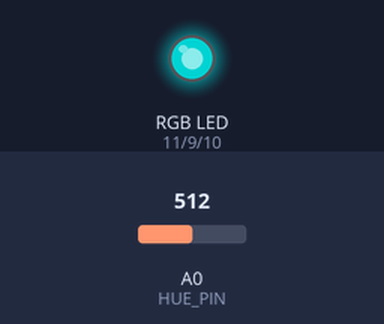
The program below on a simulated Arduino Uno, built with avr-gcc and run on an emulated ATmega328P. Parts: an RGB LED mixed from three pins (HIGH = lit). The test bench sets the inputs (shaded band); at power-on: A0 (HUE_PIN) = 512. Dim RGB values are drawn brighter than linear.

Above: at 1.2 s.
1.3 s: A0 (HUE_PIN) set to 350
At 2.5 s:
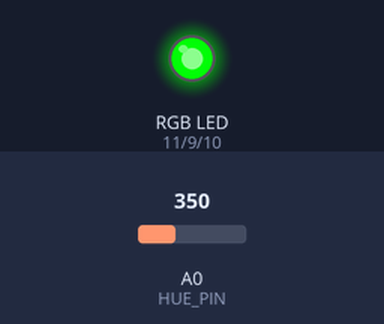
2.8 s: A0 (HUE_PIN) set to 306
At 3.6 s:
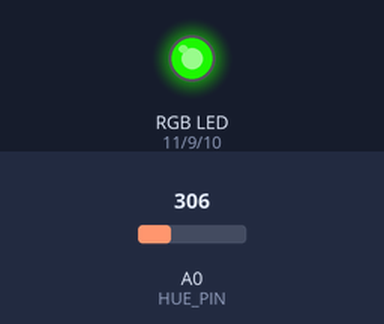
4.3 s: A0 (HUE_PIN) set to 245
At 4.7 s:
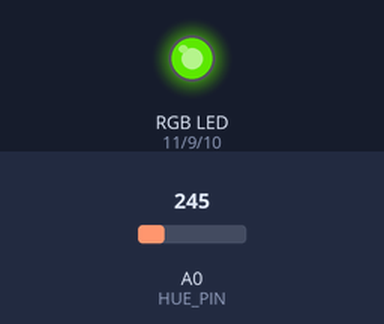
5.8 s: A0 (HUE_PIN) set to 122
At 7.0 s:
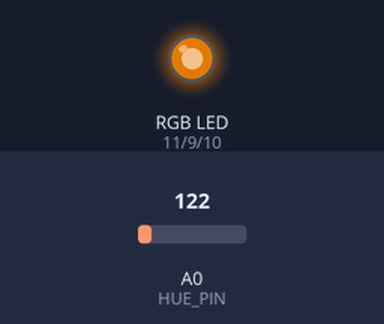
7.3 s: A0 (HUE_PIN) set to 0
At 8.2 s:
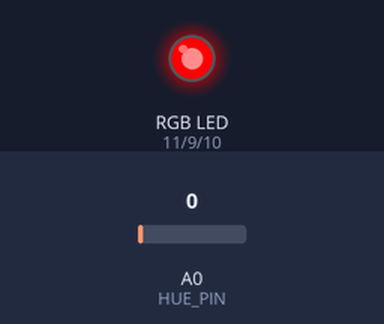
Timing chart, 0 to 9.8 s (numbered marks = the images above; inputs shaded):
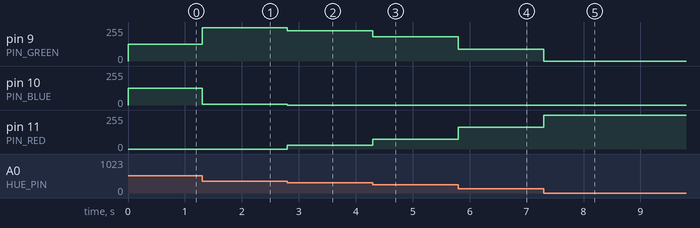

Measured:
- after the input at 1.3 s, pin 9 (PIN_GREEN): 127/255 → 248/255 at once; pin 10 (PIN_BLUE): 127/255 → 6/255 at once
- after the input at 2.8 s, pin 9 (PIN_GREEN): 248/255 → 227/255 at once; pin 10 (PIN_BLUE): 6/255 → 0/255 at once; pin 11 (PIN_RED): 0/255 → 27/255 at once
- after the input at 4.3 s, pin 9 (PIN_GREEN): 227/255 → 182/255 at once; pin 11 (PIN_RED): 27/255 → 72/255 at once
- after the input at 5.8 s, pin 9 (PIN_GREEN): 182/255 → 89/255 at once; pin 11 (PIN_RED): 72/255 → 165/255 at once
- after the input at 7.3 s, pin 9 (PIN_GREEN): 89/255 → 0/255 at once; pin 11 (PIN_RED): 165/255 → 255/255 at once

The program:

main.cpp
```cpp
#include <Arduino.h>


void H2R_HSBtoRGB(int hue, int sat, int bright, int* colors);

const float H2R_MAX_RGB_val = 255.0;

const int PIN_GREEN = 9;
const int PIN_BLUE = 10;
const int PIN_RED = 11;

const int HUE_PIN = PIN_A0;

void setup() {
  Serial.begin(9600);
  Serial.setTimeout(10000);

  pinMode(PIN_RED, OUTPUT);
  pinMode(PIN_GREEN, OUTPUT);
  pinMode(PIN_BLUE, OUTPUT);

}

void loop() {
  int hueValue = map(analogRead(HUE_PIN), 0, 1023, 0, 360);
  int saturation = 100;
  int brightness = 100;

  int rgb[3];

  H2R_HSBtoRGB(hueValue, saturation, brightness, rgb);

  int red = rgb[0];
  int green = rgb[1];
  int blue = rgb[2];

  analogWrite(PIN_RED, red);
  analogWrite(PIN_GREEN, green);
  analogWrite(PIN_BLUE, blue);
}

// from https://github.com/julioterra/HSB_Color
void H2R_HSBtoRGB(int hue, int sat, int bright, int* colors) {

	// constrain all input variables to expected range
    hue = constrain(hue, 0, 360);
    sat = constrain(sat, 0, 100);
    bright = constrain(bright, 0, 100);

	// define maximum value for RGB array elements
	float max_rgb_val = H2R_MAX_RGB_val;

	// convert saturation and brightness value to decimals and init r, g, b variables
    float sat_f = float(sat) / 100.0;
    float bright_f = float(bright) / 100.0;
    int r, g, b;

    // If brightness is 0 then color is black (achromatic)
    // therefore, R, G and B values will all equal to 0
    if (bright <= 0) {
        colors[0] = 0;
        colors[1] = 0;
        colors[2] = 0;
    }

	// If saturation is 0 then color is gray (achromatic)
    // therefore, R, G and B values will all equal the current brightness
    if (sat <= 0) {
        colors[0] = bright_f * max_rgb_val;
        colors[1] = bright_f * max_rgb_val;
        colors[2] = bright_f * max_rgb_val;
    }

    // if saturation and brightness are greater than 0 then calculate
	// R, G and B values based on the current hue and brightness
    else {

        if (hue >= 0 && hue < 120) {
			float hue_primary = 1.0 - (float(hue) / 120.0);
			float hue_secondary = float(hue) / 120.0;
			float sat_primary = (1.0 - hue_primary) * (1.0 - sat_f);
			float sat_secondary = (1.0 - hue_secondary) * (1.0 - sat_f);
			float sat_tertiary = 1.0 - sat_f;
			r = (bright_f * max_rgb_val) * (hue_primary + sat_primary);
			g = (bright_f * max_rgb_val) * (hue_secondary + sat_secondary);
			b = (bright_f * max_rgb_val) * sat_tertiary;
        }

        else if (hue >= 120 && hue < 240) {
			float hue_primary = 1.0 - ((float(hue)-120.0) / 120.0);
			float hue_secondary = (float(hue)-120.0) / 120.0;
			float sat_primary = (1.0 - hue_primary) * (1.0 - sat_f);
			float sat_secondary = (1.0 - hue_secondary) * (1.0 - sat_f);
			float sat_tertiary = 1.0 - sat_f;
			r = (bright_f * max_rgb_val) * sat_tertiary;
			g = (bright_f * max_rgb_val) * (hue_primary + sat_primary);
			b = (bright_f * max_rgb_val) * (hue_secondary + sat_secondary);
        }

        else if (hue >= 240 && hue <= 360) {
			float hue_primary = 1.0 - ((float(hue)-240.0) / 120.0);
			float hue_secondary = (float(hue)-240.0) / 120.0;
			float sat_primary = (1.0 - hue_primary) * (1.0 - sat_f);
			float sat_secondary = (1.0 - hue_secondary) * (1.0 - sat_f);
			float sat_tertiary = 1.0 - sat_f;
			r = (bright_f * max_rgb_val) * (hue_secondary + sat_secondary);
			g = (bright_f * max_rgb_val) * sat_tertiary;
			b = (bright_f * max_rgb_val) * (hue_primary + sat_primary);
        }

        colors[0]=r;
        colors[1]=g;
        colors[2]=b;

    }
}
```
